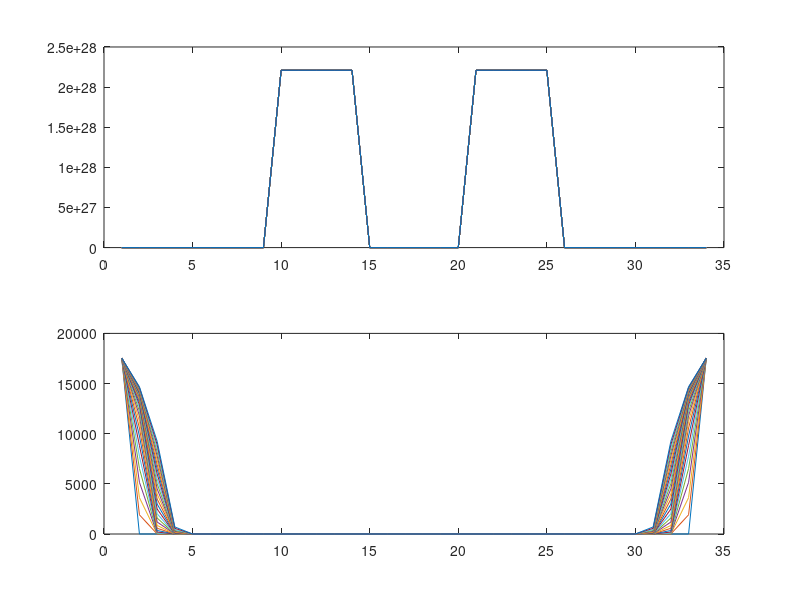

Reproduce this figure in MATLAB.
clear; clc;

e = 1.6e-19; eVtoJ = e; JtoEv = e^(-1);
nm = 1e-9; me = 9.1*1e-31;
hbar = 1.054*1e-34; k_B = 1.38e-23;

T = 300+273.5;
kT = T*k_B; % J

% Count layers
a = 8; % monolayers
b = 5;
c = 6;

Time = 28*60*60; % to hours

n_Atoms = 4.42*1e28; % number Atoms in GaAs ~ AlAs
n_Al = n_Atoms/2; % number atoms of Al in AlAs

Eg = 1.519 - 5.405*1e-4*T^2/(T + 204);

me_eff = 0.067;
mp_eff = 0.51;

Nc = 2*(me*me_eff*kT/pi/hbar^2/2)^(3/2);
Nv = 2*(me*mp_eff*kT/pi/hbar^2/2)^(3/2);

ni = sqrt(Nc*Nv)*exp(-Eg/(2*kT*JtoEv));

dx = 0.56*nm; %nm
dt = 1; % one hour
dtdx2 = dt/dx^2; % s/m^2

D_Al = 0.2*exp(-3.5/(kT*JtoEv))*1e-4; % m^2/s
D_Si = 0.17*exp(-3.5/(kT*JtoEv))*1e-4; % m^2/s
% D = 2.9*1e8*exp(-6/(kT*JtoEv))*1e-4;

n_Si = 2*1e17*1e6;
C_Si = [n_Si, ni*ones(1, a), ni*ones(1, b), ni*ones(1, c), ni*ones(1, b), ni*ones(1, a), n_Si];

x_Al = [0, zeros(1, a), ones(1, b), zeros(1, c), ones(1, b), zeros(1, a), 0];
C_Al = x_Al*n_Al;
len_C_Al = length(C_Al);

d1 = D_Al*dtdx2*ones(1, len_C_Al-1);
d2 = [ 1 - D_Al*dtdx2, 1 - 2*D_Al*dtdx2*ones(1, len_C_Al-2), 1 - D_Al*dtdx2 ];
d3 = D_Al*dtdx2*ones(1, len_C_Al-1);
Matrix_Al = diag(d1, -1) + diag(d2) + diag(d3, +1);

d1 = [D_Si*dtdx2*ones(1, len_C_Al-2), 0];
d2 = [ 1, 1 - 2*D_Si*dtdx2*ones(1, len_C_Al-2), 1 ];
d3 = [0, D_Si*dtdx2*ones(1, len_C_Al-2)];
Matrix_Si = diag(d1, -1) + diag(d2) + diag(d3, +1);

checkTime = (0:28)*60*60;

C_Al = C_Al';
C_Si = C_Si';
for j = 0 : dt : Time
	D_Si = 0.2*exp(-3.5/(kT*JtoEv))*(C_Si'./ni).^3*1e-4;

	D_plus = (D_Si(1:len_C_Al-1) + D_Si(2:len_C_Al))./2;
	D_minus = (D_Si(2:len_C_Al) + D_Si(1:len_C_Al-1))./2;

	d1 = [D_minus(1:end-1)*dtdx2, 0];
	d2 = [1, 1 - (D_plus(2:end) + D_minus(1:end-1))*dtdx2, 1];
	d3 = [0, D_plus(2:end)*dtdx2];
	Matrix_Si = diag(d1, -1) + diag(d2) + diag(d3, +1);

	D_Al = 0.2*exp(-3.5/(kT*JtoEv))*(C_Si'./ni).^3*1e-4;

	D_plus = (D_Al(1:len_C_Al-1) + D_Al(2:len_C_Al))./2;
	D_minus = (D_Al(2:len_C_Al) + D_Al(1:len_C_Al-1))./2;

	d1 = [D_minus(1:end-1)*dtdx2, 0];
	d2 = [1, 1 - (D_plus(2:end) + D_minus(1:end-1))*dtdx2, 1];
	d3 = [0, D_plus(2:end)*dtdx2];
	Matrix_Al = diag(d1, -1) + diag(d2) + diag(d3, +1);

	C_Al = Matrix_Al*C_Al;
	C_Si = Matrix_Si*C_Si;
	ind = find(j == checkTime); 
	if ind
		% plot( 1:len_C_Al, C_Al');
		% hold on;
		subplot(2, 1, 1);
		plot(1:len_C_Al, C_Al');
		hold on;

		subplot(2, 1, 2);
		plot( 1:len_C_Al, C_Si'./ni);
		hold on;
		% [Ec(ind, :), meff(ind, :)] = getEcAlGaAs(C_Al');
	end
end